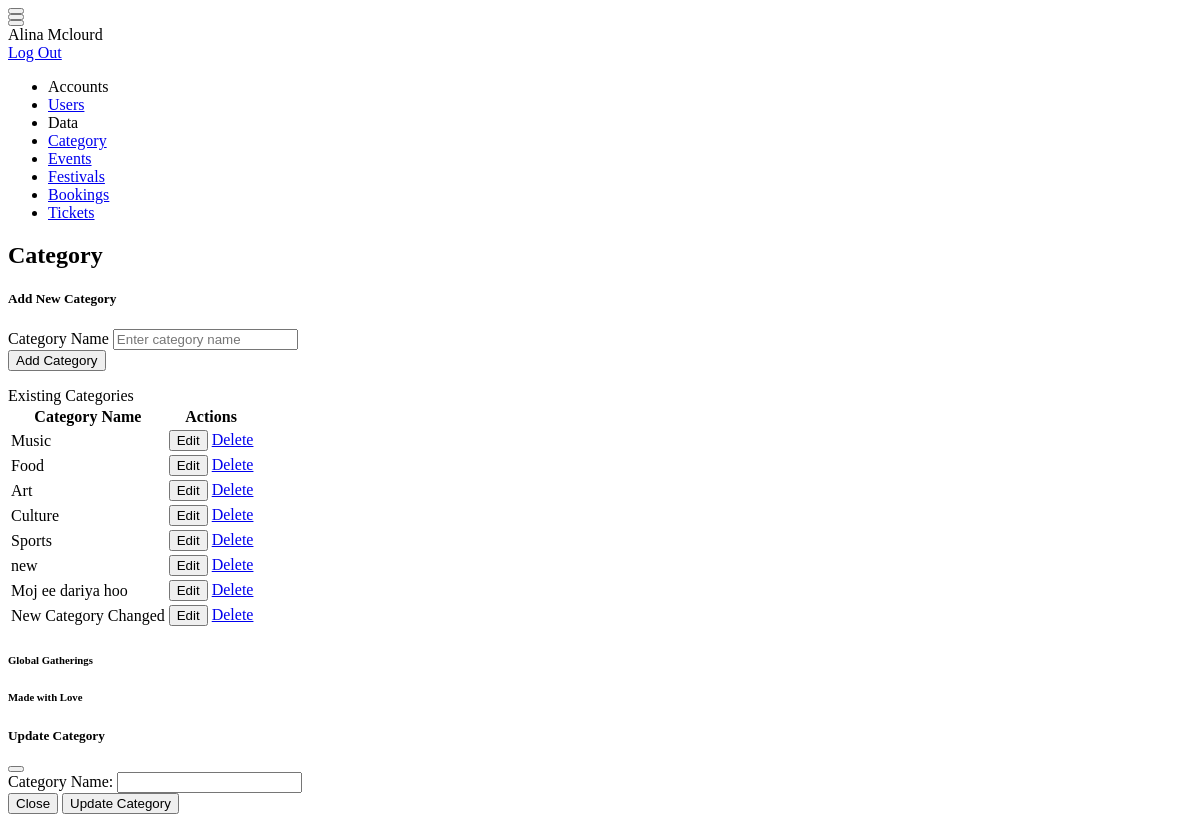
/admin_files/category_form.php, run on the app's committed database.
### tables this page shows
CREATE TABLE `categories` (
  `category_id` int(11) NOT NULL,
  `category_name` varchar(50) NOT NULL
);

### admin_files/category_form.php (the view, shortened to what this page needs)
<html lang="en">
<head>
    <link href="https://demo.dashboardpack.com/architectui-html-free/main.css" rel="stylesheet">
</head>
<body>
    <div class="app-container app-theme-white body-tabs-shadow fixed-sidebar fixed-header">
        <?php
            include '../admin_files/header.php'
        ?>
        <div class="app-main">
            <div class="app-sidebar sidebar-shadow bg-warning sidebar-text-dark">
                <?php
                    include '../admin_files/sidebar_items.php'
                ?>
            </div>
            <div class="app-main__outer">
                <div class="app-main__inner">
                    <div class="app-page-title">
                        <div class="page-title-wrapper">
                            <div class="page-title-heading">
                                <h2>Category</h2>
                            </div>
                        </div>
                    </div>
                    <div class="row">
                        <div class="col-md-6 col-xl-6 rounded rounded-5">
                            <div class="card mb-3 ">
                                <div class="card-header bg-warning text-white">
                                    <h5>Add New Category</h5>
                                </div>
                                <div class="card-body">
                                    <form method="POST" action="../php_files/category_crud.php">
                                        <div class="form-group">
                                            <label for="category_name">Category Name</label>
                                            <input type="text" class="form-control" id="category_name"
                                                name="category_name" placeholder="Enter category name" required>
                                        </div>
                                        <button type="submit" name="create_category"
                                            class="btn btn-warning btn-block font-weight-bold">Add Category</button>
                                    </form>
                                </div>
                            </div>
                        </div>
                        <div class="col-md-6">
                            <div class="card">
                                <div class="card-header bg-warning text-white">Existing Categories</div>
                                <div class="card-body">
                                    <table class="table table-bordered">
                                        <thead>
                                            <tr>
                                                <th>Category Name</th>
                                                <th>Actions</th>
                                            </tr>
                                        </thead>
                                        <tbody>
                                            <?php
                                                include('../php_files/db_connections.php');
                                                $sql = "SELECT * FROM categories";
                                                $result = $conn->query($sql);
                                                if ($result->num_rows > 0) {
                                                    while ($row = $result->fetch_assoc()) {
                                                        echo "<tr>";
                                                        echo "<td>" . $row['category_name'] . "</td>";
                                                        echo "<td>
                                                            <button type='button' class='btn btn-warning' data-bs-toggle='modal' data-bs-target='#editCategoryModal'
                                                                    data-id='" . $row['category_id'] . "'
                                                                    data-name='" . $row['category_name'] . "'>
                                                                    Edit
                                                            </button>
                                                            <a href='../php_files/category_crud.php?delete_category=" . $row['category_id'] . "' class='btn btn-danger'>Delete</a>
                                                        </td>";
                                                        echo "</tr>";
                                                    }
                                                } else {
                                                    echo "<tr><td colspan='3'>No categories found.</td></tr>";
                                                }
                                            ?>
                                        </tbody>
                                    </table>
                                </div>
                            </div>
                        </div>
                    </div>
                </div>
                <div class="app-wrapper-footer">
                    <div class="app-footer">
                        <div class="app-footer__inner">
                            <div class="app-footer-left">
                                <h6>Global Gatherings</h6>
                            </div>
                            <div class="app-footer-right">
                                <h6>Made with Love</h6>
                            </div>
                        </div>
                    </div>
                </div>
            </div>
        </div>
    </div>
    <div class="modal fade" id="editCategoryModal" tabindex="-1" aria-labelledby="editCategoryModalLabel"
        aria-hidden="true">
        <div class="modal-dialog">
            <div class="modal-content">
                <div class="modal-header">
                    <h5 class="modal-title" id="editCategoryModalLabel">Update Category</h5>
                    <button type="button" class="btn-close" data-bs-dismiss="modal" aria-label="Close"></button>
                </div>
                <div class="modal-body">
                    <form id="updateCategoryForm" method="POST" action="../php_files/category_crud.php">
                        <div class="form-group">
                            <label for="category_name" class="col-form-label">Category Name:</label>
                            <input type="text" class="form-control" name="category_name" id="category_name" required>
                        </div>
                        <div class="modal-footer">
                            <button type="button" class="btn btn-secondary" data-bs-dismiss="modal">Close</button>
                            <button type="submit" name="update_category" class="btn btn-warning">Update Category</button>
                        </div>
                    </form>
                </div>
            </div>
        </div>
    </div>
</body>
</html>

### admin_files/category_form.php (style rules this page uses)
.modal { z-index: 1051 !important; }

### data on the page
categories: category_name "Music"
categories: category_name "Food"
categories: category_name "Art"
categories: category_name "Culture"
categories: category_name "Sports"
categories: category_name "new"
categories: category_name "Moj ee dariya hoo"
categories: category_name "New Category Changed"
